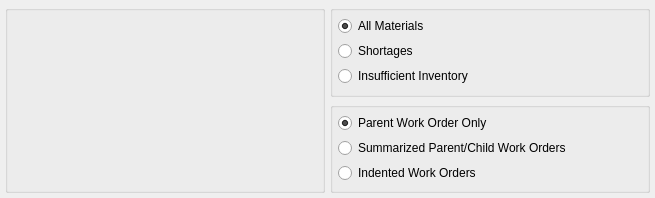
<?xml version="1.0" encoding="UTF-8"?>
<ui version="4.0">
 <comment>This file is part of the xTuple ERP: PostBooks Edition, a free and
open source Enterprise Resource Planning software suite,
Copyright (c) 1999-2018 by OpenMFG LLC, d/b/a xTuple.
It is licensed to you under the Common Public Attribution License
version 1.0, the full text of which (including xTuple-specific Exhibits)
is available at www.xtuple.com/CPAL.  By using this software, you agree
to be bound by its terms.</comment>
 <class>dspInventoryAvailabilityByWorkOrder</class>
 <widget class="QWidget" name="dspInventoryAvailabilityByWorkOrder">
  <property name="geometry">
   <rect>
    <x>0</x>
    <y>0</y>
    <width>655</width>
    <height>198</height>
   </rect>
  </property>
  <property name="windowTitle">
   <string>Inventory Availability by Work Order</string>
  </property>
  <layout class="QGridLayout" name="gridLayout_2">
   <item row="0" column="0" rowspan="2">
    <widget class="QGroupBox" name="_woGroup">
     <property name="title">
      <string/>
     </property>
     <layout class="QGridLayout" name="gridLayout">
      <item row="0" column="0">
       <widget class="WoCluster" name="_wo">
        <property name="sizePolicy">
         <sizepolicy hsizetype="Fixed" vsizetype="Fixed">
          <horstretch>0</horstretch>
          <verstretch>0</verstretch>
         </sizepolicy>
        </property>
        <property name="minimumSize">
         <size>
          <width>290</width>
          <height>130</height>
         </size>
        </property>
       </widget>
      </item>
      <item row="1" column="0">
       <spacer name="verticalSpacer">
        <property name="orientation">
         <enum>Qt::Vertical</enum>
        </property>
        <property name="sizeHint" stdset="0">
         <size>
          <width>20</width>
          <height>0</height>
         </size>
        </property>
       </spacer>
      </item>
     </layout>
    </widget>
   </item>
   <item row="0" column="1">
    <widget class="QGroupBox" name="groupBox">
     <property name="title">
      <string/>
     </property>
     <layout class="QVBoxLayout" name="verticalLayout_2">
      <property name="bottomMargin">
       <number>5</number>
      </property>
      <item>
       <widget class="QRadioButton" name="_showAll">
        <property name="minimumSize">
         <size>
          <width>0</width>
          <height>0</height>
         </size>
        </property>
        <property name="text">
         <string>All Materials</string>
        </property>
        <property name="checked">
         <bool>true</bool>
        </property>
       </widget>
      </item>
      <item>
       <widget class="QRadioButton" name="_onlyShowShortages">
        <property name="text">
         <string>Shortages</string>
        </property>
       </widget>
      </item>
      <item>
       <widget class="QRadioButton" name="_onlyShowInsufficientInventory">
        <property name="text">
         <string>Insufficient Inventory</string>
        </property>
       </widget>
      </item>
     </layout>
    </widget>
   </item>
   <item row="1" column="1">
    <widget class="QGroupBox" name="childGroupBox">
     <property name="title">
      <string/>
     </property>
     <layout class="QVBoxLayout" name="verticalLayout">
      <property name="bottomMargin">
       <number>5</number>
      </property>
      <item>
       <widget class="QRadioButton" name="_parentOnly">
        <property name="text">
         <string>Parent Work Order Only</string>
        </property>
        <property name="checked">
         <bool>true</bool>
        </property>
       </widget>
      </item>
      <item>
       <widget class="QRadioButton" name="_sumParentChild">
        <property name="text">
         <string>Summarized Parent/Child Work Orders</string>
        </property>
       </widget>
      </item>
      <item>
       <widget class="QRadioButton" name="_indentedWo">
        <property name="text">
         <string>Indented Work Orders</string>
        </property>
       </widget>
      </item>
     </layout>
    </widget>
   </item>
  </layout>
 </widget>
 <layoutdefault spacing="5" margin="5"/>
 <customwidgets>
  <customwidget>
   <class>WoCluster</class>
   <extends>QWidget</extends>
   <header>wocluster.h</header>
  </customwidget>
 </customwidgets>
 <resources/>
 <connections/>
</ui>
